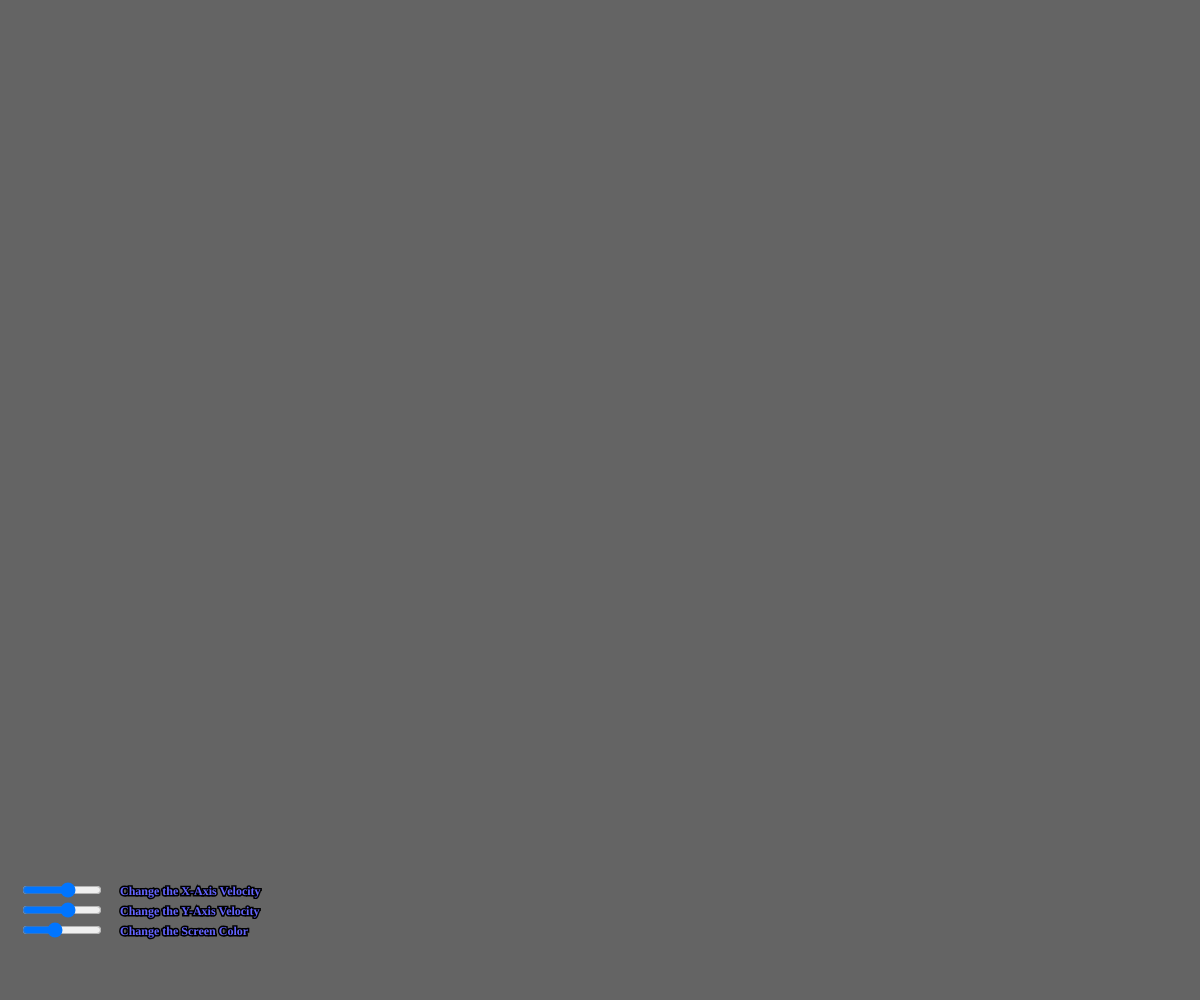
Frame 1 (no input)
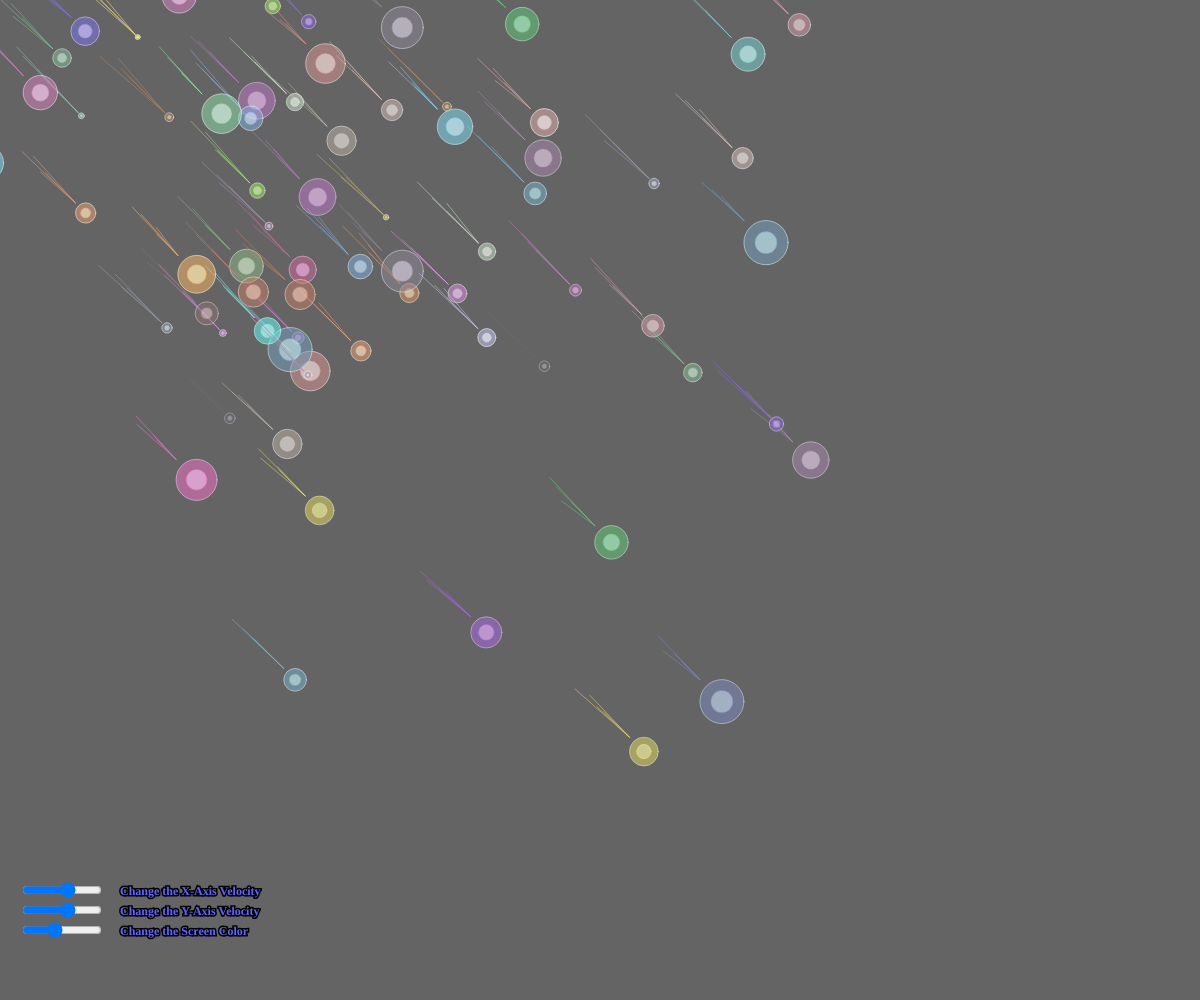
Frame 60 (no input)
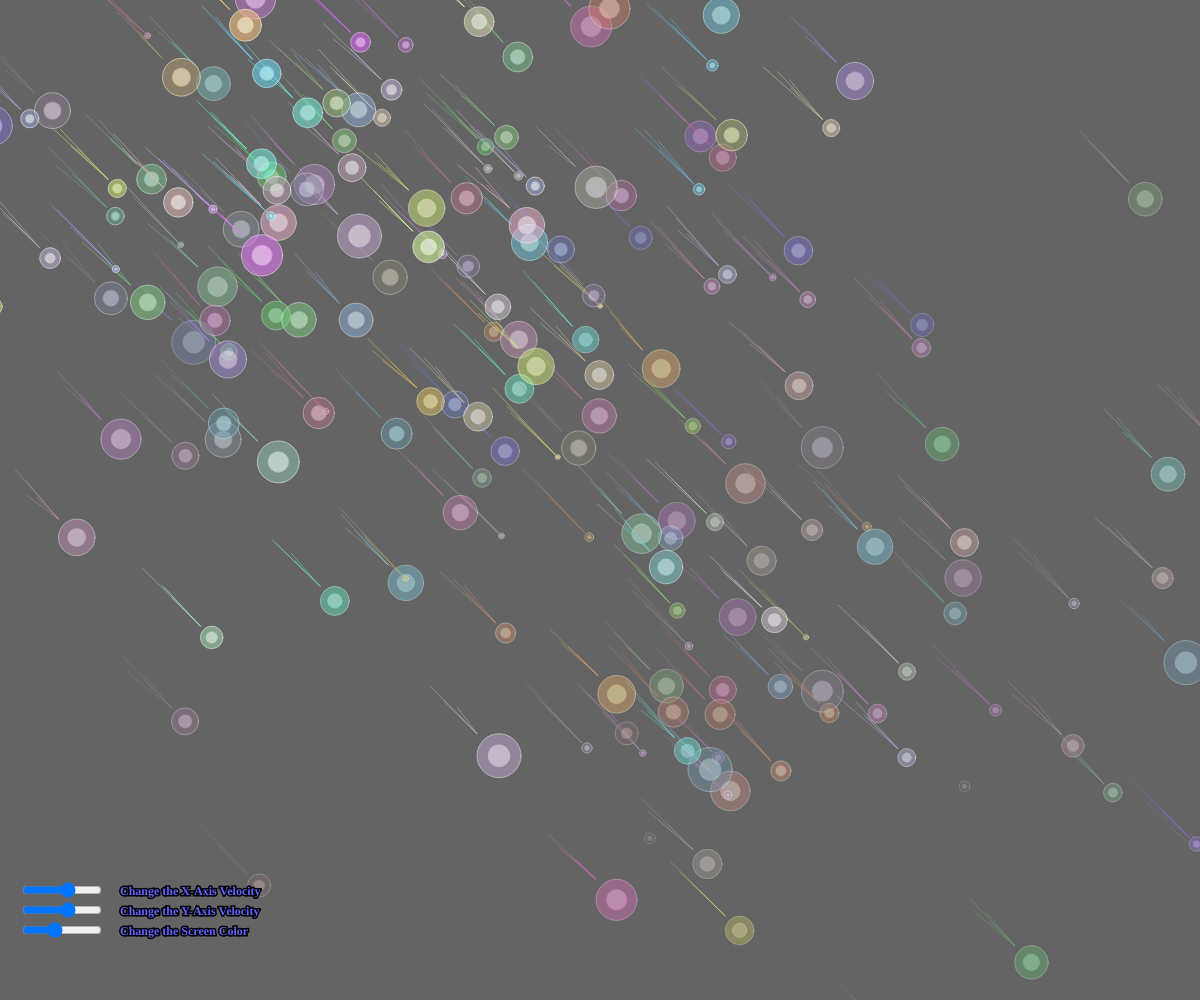
Frame 120 (the mouse pressed at the canvas centre since frame 60)

The p5.js sketch that drew these frames (run headless with seeded random() and noise() and a simulated clock; from frame 60 on, the mouse is pressed at the canvas centre):

// p5.js sketch
// ── sketch.js
//////////////////////
//  Allen Harguess  //
//////////////////////

  var slider;
  var slider2;
  var slider3;
  var value = 0;
  let bubbles = [];
  let cloud = [];
  var objcolor = {r: 255, g: 255, b: 255, opas:150};
  function setup() {
  createCanvas(windowWidth, windowHeight);

  slider = createSlider(0, 255, 100);
  slider.position(20, windowHeight-80);
  slider.style('width', '80px');

  slider2 = createSlider(4, 9, 7);
  slider2.position(20, windowHeight-120);
  slider2.style('width', '80px');

  slider3 = createSlider(4, 9, 7);
  slider3.position(20, windowHeight-100);
  slider3.style('width', '80px');

  }

  function draw() {

    var val = slider.value();
    background(val);

    for (let i = 0; i < bubbles.length; i++) {
      bubbles[i].move();
      bubbles[i].show();
      if (bubbles[i].faded()){bubbles.splice(i, 1);}

      }
drawcloud()

  }

///////////////////////////////////////////////////////////////////
  class Bubble {
    constructor(x, y, r) {
      this.xaxis = x;
      this.yaxis = y;
      this.rad = r;
      this.opas = 150;
      this.colr = objcolor.r;
      this.colg = objcolor.g;
      this.colb = objcolor.b;
      this.val2 = slider2.value();
      this.val3 = slider3.value();
    }

    move() {
      this.xaxis = this.xaxis + this.val2;
      this.yaxis = this.yaxis + this.val3;
    }

    show() {

      stroke(this.colr+100, this.colg+100, this.colb+100,this.opas);
      this.opas -= .75;
      fill(this.colr, this.colg, this.colb,this.opas);
      ellipse(this.xaxis, this.yaxis, this.rad);

      stroke(this.colr, this.colg, this.colb,this.opas);

      line(this.xaxis-(this.rad/2), this.yaxis-(this.rad/2), this.xaxis-40, this.yaxis-40);
      line(this.xaxis-(this.rad/2), this.yaxis-(this.rad/2), this.xaxis-random(40,50), this.yaxis-random(40,50));
      line(this.xaxis-(this.rad/2), this.yaxis-(this.rad/2), this.xaxis-random(50,60), this.yaxis-random(50,60));
      line(this.xaxis-(this.rad/2), this.yaxis-(this.rad/2), this.xaxis-random(60,70), this.yaxis-random(60,70));
      fill(this.colr+100, this.colg+100, this.colb+100,this.opas);
      ellipse(this.xaxis, this.yaxis, this.rad/2);
    }

    faded(){return this.opas < 0;}
}

///////////////////////////////////////////////////////////////////
function drawcloud(){

  push();
  textSize(12);
  stroke(0);
  strokeWeight(3);
  textStyle(BOLD)
  textFont("Comic Sans MS");
  smooth();
  fill(100, 100, 255);
  text("Change the Y-Axis Velocity", 120, windowHeight-85);
  text("Change the X-Axis Velocity", 120, windowHeight-105);
  text("Change the Screen Color", 120, windowHeight-65);
  pop();

  objcolor.r = random(100, 255);
  objcolor.g = random(100, 255);
  objcolor.b = random(100, 255);

  var xmin = random(1,windowWidth/2);
  var xmax = random(windowWidth/2,windowWidth);
  var ymin = random(1,windowHeight/2);
  var ymax = random(windowHeight/2,windowHeight);

  let r = random(5, 45);
  let c = new Bubble(windowWidth/2-random(xmin,xmax), windowHeight/4-random(ymin,ymax), r);
  bubbles.push(c);
  let d = new Bubble(windowWidth/2-random(xmin,xmax)+100, windowHeight/4-random(ymin,ymax)+200, r);
  bubbles.push(d);

}

///////////////////////////////////////////////////////////////////

  function mouseDragged() {
    let r = random(7, 49);
    objcolor.r = 176;
    objcolor.g = 224;
    objcolor.b = random(220,255);
    let b = new Bubble(mouseX, mouseY, r);
    bubbles.push(b);
  }

  function mousePressed() {



  }
